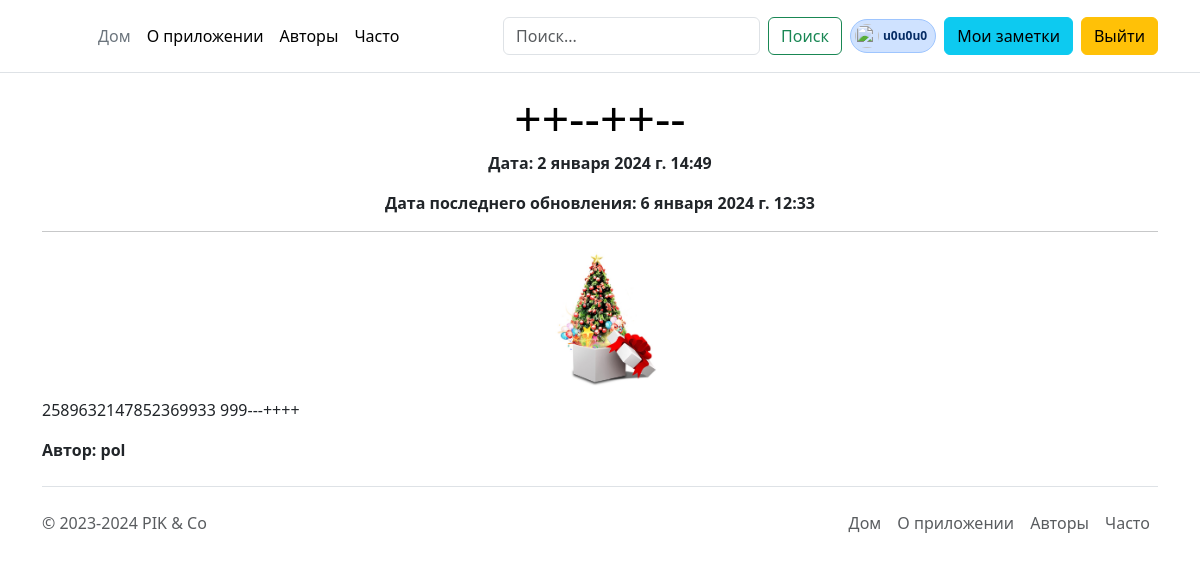
The page /note/c00344e2-a53e-417f-9e70-b240f71a0a7e (signed in) on the database as committed earlier.
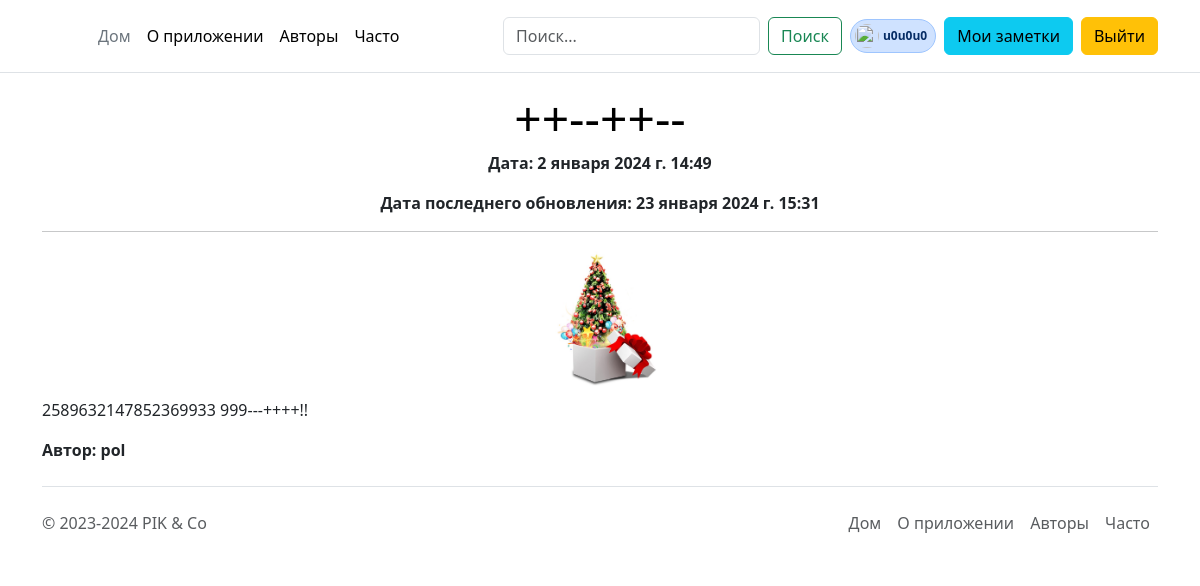
The same page on the database as committed later.
### notes/models.py (models this page shows, shortened)
class Note(models.Model):
    uuid = models.UUIDField(primary_key=True, default=uuid.uuid4, editable=False)
    title = models.CharField(max_length=255)
    anons = models.CharField(max_length=255)
    content = models.TextField()
    created_at = models.DateTimeField(auto_now_add=True)
    mod_time = models.DateTimeField(null=True, blank=True)
    image = models.ImageField(upload_to=upload_to, null=True, blank=True, verbose_name="Превью")
    user = models.ForeignKey(get_user_model(), on_delete=models.CASCADE)
    objects = models.Manager()  # Он подключается к базе.
    class Meta:
        ordering = ['-created_at']  # Дефис это означает DESC сортировку (обратную).
        indexes = [
            models.Index(fields=("created_at",), name="created_at_index"),
        ]

### user/models.py (models this page shows)
class User(AbstractUser):
    phone = models.CharField(max_length=11, null=True, blank=True)
    country = models.CharField(max_length=20, null=True, blank=True)
    class Meta:
        db_table = "users"

### notes/views.py (the view)
# urls.py: path('<note_uuid>', views.show_note_view, name='note'),
def show_note_view(request: WSGIRequest, note_uuid):
    try:
        note = Note.objects.get(uuid=note_uuid)  # Получение только ОДНОЙ записи.
    except Note.DoesNotExist:
        raise Http404
    return render(request, "note/note.html", {"note": note})

### notes/templates/note/note.html (shortened to what this page needs)
{% extends 'base.html' %}
{% block content %}
    <div class="container">
        <div class="text-center">
            <h2 class="display-5 link-body-emphasis mb-1">{{ note.title | upper }}</h2>
            <p class="blog-post-meta"><b>Дата: {{ note.created_at }}</b></p>
            {% if note.mod_time %}
              <p class="blog-post-meta"><b>Дата последнего обновления: {{ note.mod_time }}</b></p>
            {% endif %}
        </div>
        <hr>
        {% if note.image %}
            <div class="d-flex justify-content-center">
                <img style="max-height: 150px;" src="{{ note.image.url }}">
            </div>
        {% endif %}
        <div>{{ note.content | safe | linebreaks }}</div>
        <p><b>Автор: {{ note.user }}</b></p>
    </div>
{% endblock %}

Rows that differ between the two databases and show on the page:
changed Note "pol": mod_time "6 января 2024 г. 12:33" → "23 января 2024 г. 15:31"; content "2589632147852369933 999---++++" → "2589632147852369933 999---++++!!"
